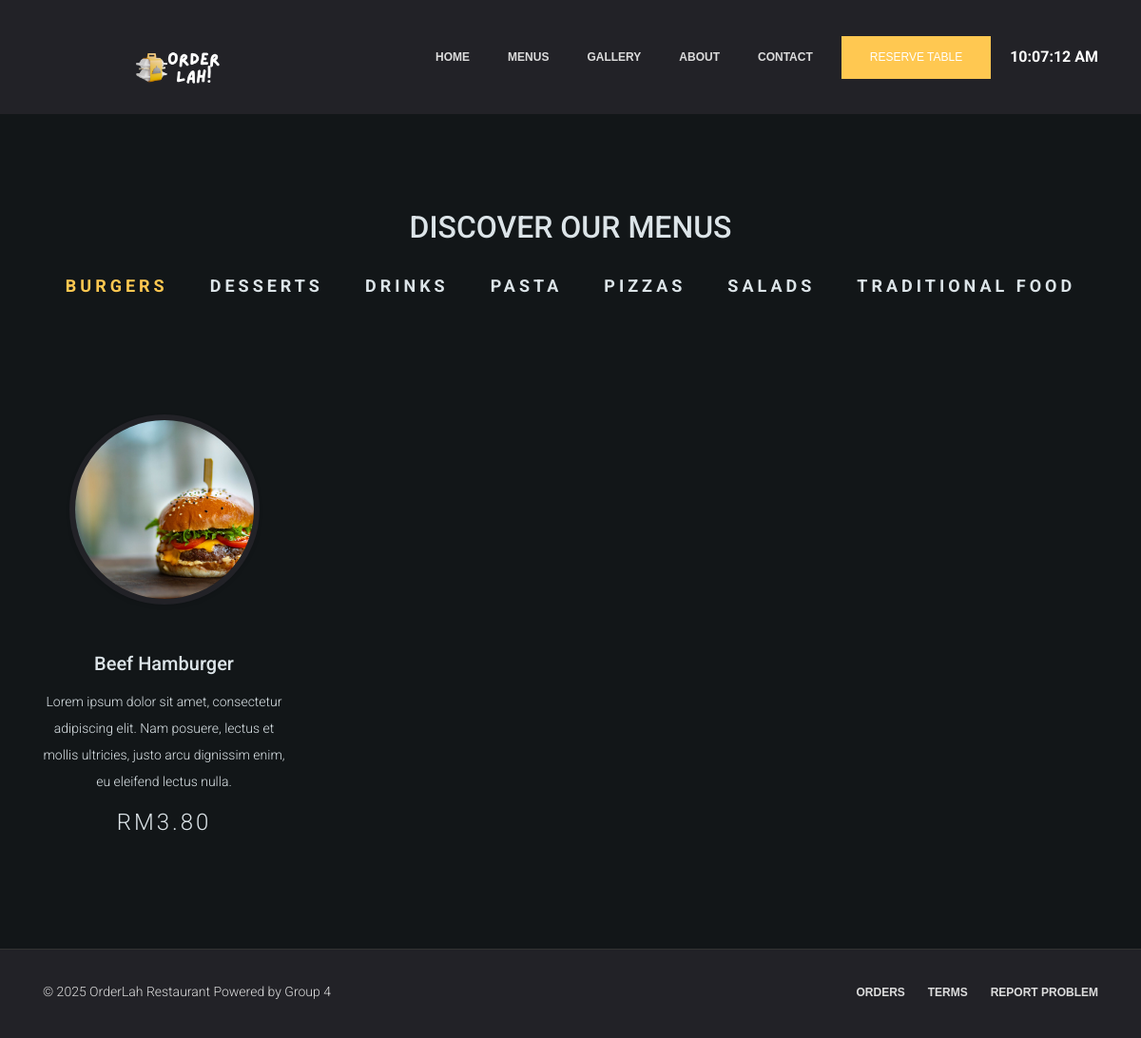
The app's page /menu.php, older data.
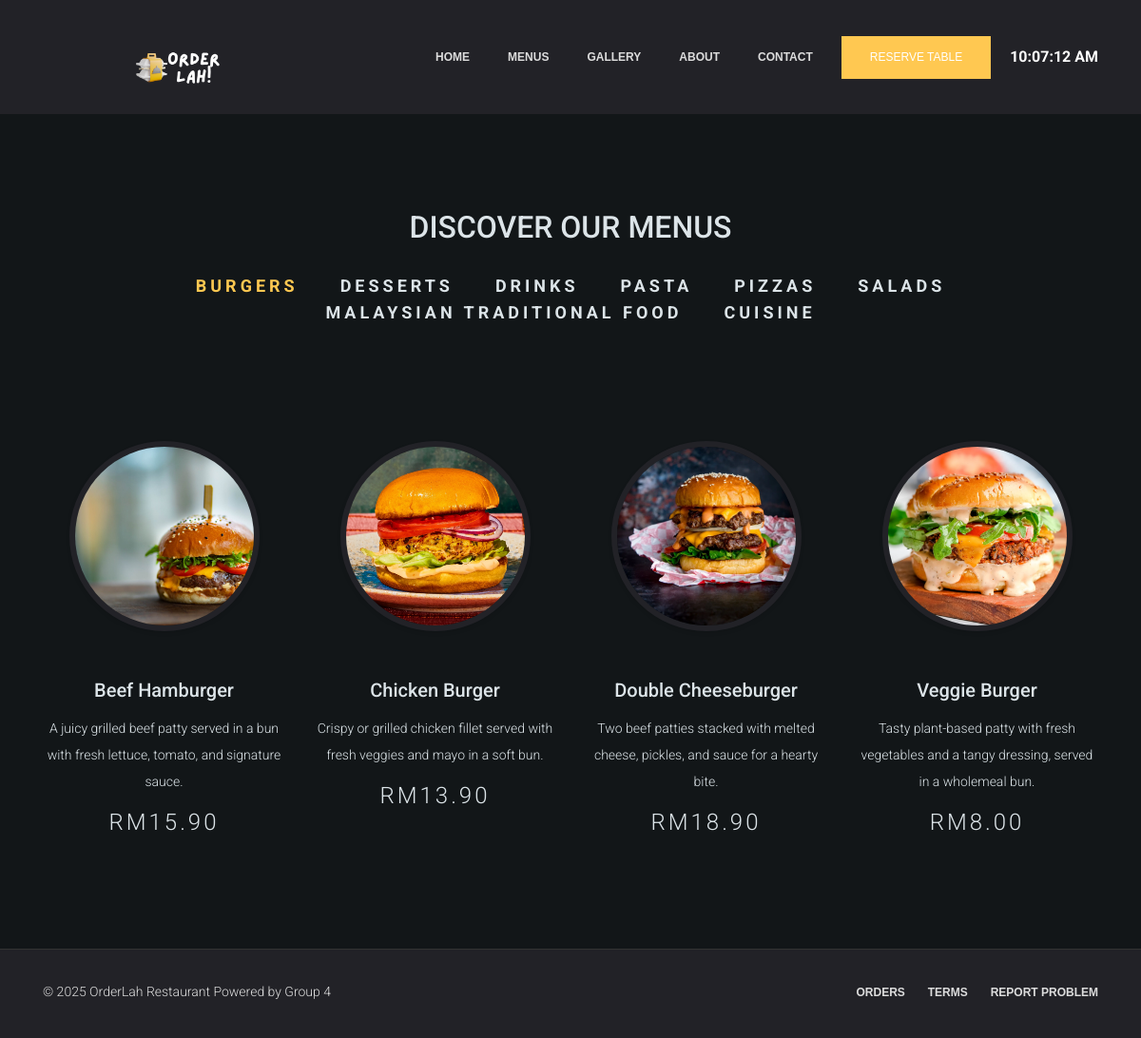
The same page, newer data.
### tables this page shows
CREATE TABLE `menu_categories` (
  `category_id` int(3) NOT NULL,
  `category_name` varchar(50) NOT NULL
);

CREATE TABLE `menus` (
  `menu_id` int(5) NOT NULL,
  `menu_name` varchar(100) NOT NULL,
  `menu_description` varchar(255) NOT NULL,
  `menu_price` decimal(6,2) NOT NULL,
  `menu_image` varchar(255) NOT NULL,
  `category_id` int(3) NOT NULL
);

### menu.php (the view, shortened to what this page needs)
<?php
    include "connect.php";
    include "Includes/templates/header.php";
    include "Includes/templates/navbar.php";
?>
	<section class="our_menus" id="menus">
		<div class="container">
			<h2 style="text-align: center;margin-bottom: 30px">DISCOVER OUR MENUS</h2>
			<div class="menus_tabs">
				<div class="menus_tabs_picker">
					<ul style="text-align: center;margin-bottom: 70px">
						<?php
	                        $stmt = $con->prepare("Select * from menu_categories");
	                        $stmt->execute();
	                        $rows = $stmt->fetchAll();
	                        $x = 0;
	                        foreach($rows as $row)
	                        {
	                        	if($x == 0)
	                        	{
	                        		echo "<li class = 'menu_category_name tab_category_links active_category' onclick=showCategoryMenus(event,'".str_replace(' ', '', $row['category_name'])."')>";
	                        			echo $row['category_name'];
	                        		echo "</li>";
	                        	}
	                        	else
	                        	{
	                        		echo "<li class = 'menu_category_name tab_category_links' onclick=showCategoryMenus(event,'".str_replace(' ', '', $row['category_name'])."')>";
	                        			echo $row['category_name'];
	                        		echo "</li>";
	                        	}
	                        	$x++;
	                        }
						?>
					</ul>
				</div>
				<div class="menus_tab">
					<?php
                        $stmt = $con->prepare("Select * from menu_categories");
                        $stmt->execute();
                        $rows = $stmt->fetchAll();
                        $i = 0;
                        foreach($rows as $row)
                        {
                            if($i == 0)
                            {
                                echo '<div class="menu_item  tab_category_content" id="'.str_replace(' ', '', $row['category_name']).'" style=display:block>';
                                    $stmt_menus = $con->prepare("Select * from menus where category_id = ?");
                                    $stmt_menus->execute(array($row['category_id']));
                                    $rows_menus = $stmt_menus->fetchAll();
                                    echo "<div class='row'>";
	                                    foreach($rows_menus as $menu)
	                                    {
	                                        ?>
	                                            <div class="col-md-4 col-lg-3 menu-column">
	                                                <div class="thumbnail" style="cursor:pointer">
	                                                    <?php $source = "admin/Uploads/images/".$menu['menu_image']; ?>
	                                                    <div class="menu-image">
													        <div class="image-preview">
													            <div style="background-image: url('<?php echo $source; ?>');"></div>
													        </div>
													    </div>
	                                                    <div class="caption">
	                                                        <h5>
	                                                            <?php echo $menu['menu_name'];?>
	                                                        </h5>
	                                                        <p>
	                                                            <?php echo $menu['menu_description']; ?>
	                                                        </p>
	                                                        <span class="menu_price">
	                                                        	<?php echo "RM".$menu['menu_price']; ?>
	                                                        </span>
	                                                    </div>
	                                                </div>
	                                            </div>
	                                        <?php
	                                    }
	                                echo "</div>";
                                echo '</div>';
                            }
                            $i++;
                        }
                        echo "</div>";
                    ?>
				</div>
			</div>
	</section>
    <?php include "Includes/templates/footer.php"; ?>

Row changes from the older to the newer data that the page shows:
changed menu_categories: category_name "TRADITIONAL FOOD" → "MALAYSIAN TRADITIONAL FOOD"
added menu_categories: category_name "CUISINE", shown under "DISCOVER OUR MENUS"
changed menus "Beef Hamburger": menu_description "Lorem ipsum dolor sit amet, consectetur adipiscing elit. Nam posuere, lectus et mollis ultricies, justo arcu dignissim enim, eu eleifend lectus nulla." → "A juicy grilled beef patty served in a bun with fresh lettuce, tomato, and signature sauce."; menu_price "3.80" → "15.90"
added menus: menu_image (picture), menu_name "Chicken Burger", menu_description "Crispy or grilled chicken fillet served with fresh veggies and mayo in a soft bun.", menu_price "13.90", shown under menu_categories "BURGERS"
added menus: menu_image (picture), menu_name "Double Cheeseburger", menu_description "Two beef patties stacked with melted cheese, pickles, and sauce for a hearty bite.", menu_price "18.90", shown under menu_categories "BURGERS"
added menus: menu_image (picture), menu_name "Veggie Burger", menu_description "Tasty plant-based patty with fresh vegetables and a tangy dressing, served in a wholemeal bun.", menu_price "8.00", shown under menu_categories "BURGERS"
